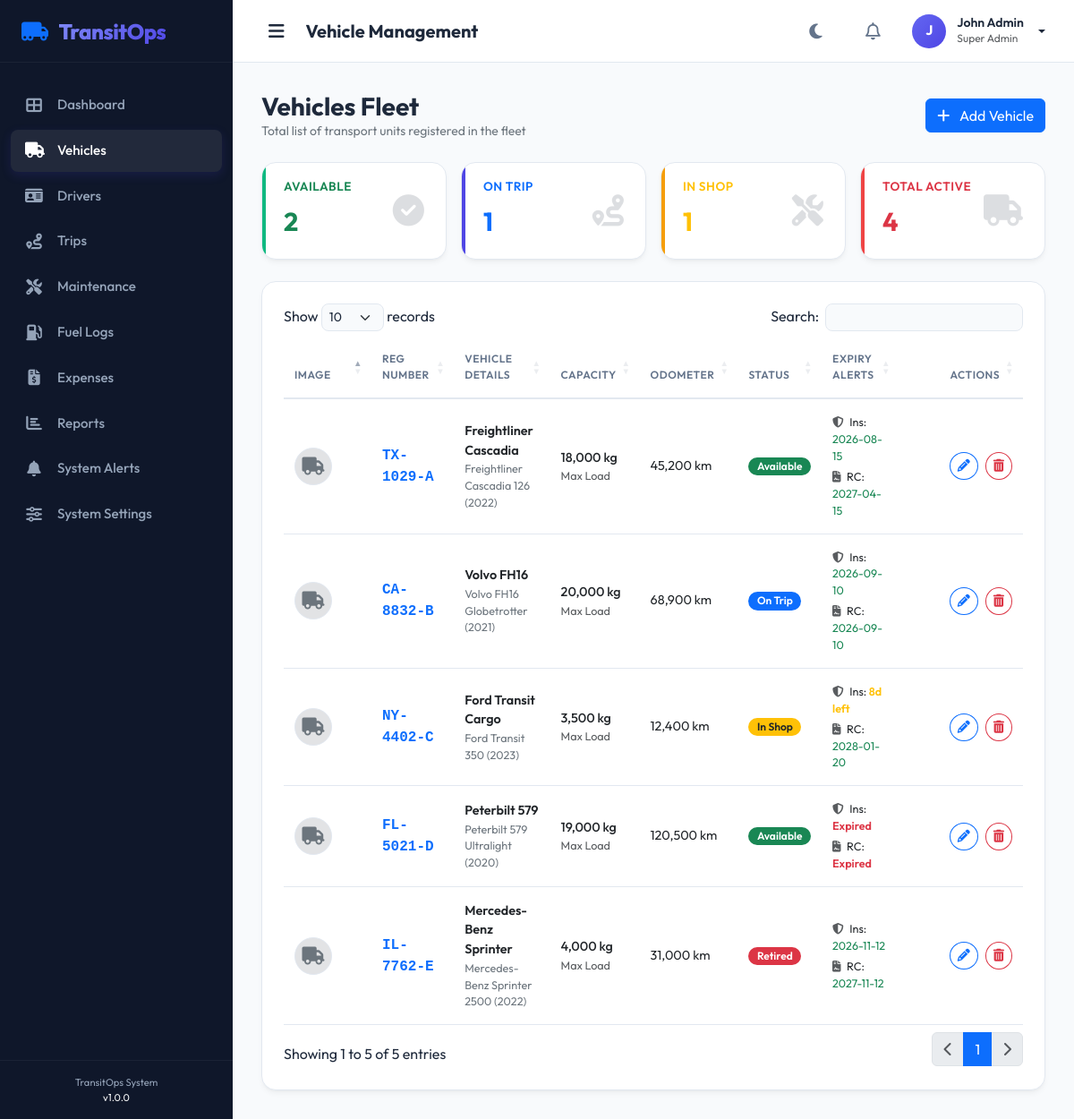
The page /vehicles (signed in) on the database its author committed.
### tables this page shows
CREATE TABLE IF NOT EXISTS `vehicles` (
  `id` INT AUTO_INCREMENT PRIMARY KEY,
  `registration_number` VARCHAR(30) NOT NULL UNIQUE,
  `name` VARCHAR(100) NOT NULL,
  `model` VARCHAR(100) NOT NULL,
  `type` VARCHAR(50) NOT NULL,  
  `manufacturer` VARCHAR(100) NOT NULL,
  `year` INT NOT NULL,
  `capacity` DECIMAL(10, 2) NOT NULL,  
  `odometer` INT NOT NULL DEFAULT 0,
  `purchase_cost` DECIMAL(12, 2) NOT NULL,
  `purchase_date` DATE NOT NULL,
  `insurance_expiry` DATE NOT NULL,
  `rc_expiry` DATE NOT NULL,
  `status` VARCHAR(20) DEFAULT 'Available',  
  `image_path` VARCHAR(255) NULL,
  `created_at` TIMESTAMP DEFAULT CURRENT_TIMESTAMP,
  `updated_at` TIMESTAMP DEFAULT CURRENT_TIMESTAMP ON UPDATE CURRENT_TIMESTAMP
);

### controllers/VehicleController.php (called while the page is built, shortened)
<?php
require_once dirname(__DIR__) . '/helpers/AuthHelper.php';
class VehicleController extends Controller {
    private $vehicleModel;
    public function __construct() {
        $this->vehicleModel = new Vehicle();
    }
    public function index() {
        $vehicles = $this->vehicleModel->all("created_at DESC");
        $this->view('vehicles/index', [
            'title' => 'Manage Vehicles | TransitOps',
            'headerTitle' => 'Vehicle Management',
            'vehicles' => $vehicles
        ]);
    }
}

### index.php (called while the page is built, shortened)
<?php
$requestUri = $_SERVER['REQUEST_URI'] ?? '/';
$requestMethod = $_SERVER['REQUEST_METHOD'] ?? 'GET';
$parsedUrl = parse_url($requestUri);
$path = $parsedUrl['path'] ?? '/';
$path = '/' . ltrim($path, '/');
$routes = require_once __DIR__ . '/config/routes.php';
$routeKey = $requestMethod . '|' . $path;
$handler = $routes[$routeKey] ?? null;
list($controllerName, $action) = explode('@', $handler);
$controllerInstance = new $controllerName();
try {
    $controllerInstance->$action();
} catch (Exception $e) {
    if (DEV_MODE) {
        die("An application error occurred: " . $e->getMessage() . "<br><pre>" . $e->getTraceAsString() . "</pre>");
    } else {
        http_response_code(500);
        die("An internal server error occurred. Please contact the administrator.");
    }
}

### helpers/AuthHelper.php (called while the page is built, shortened)
<?php
class AuthHelper {
    public static function isLoggedIn() {
        return isset($_SESSION['user_id']);
    }
    public static function userPermissions() {
        return $_SESSION['user_permissions'] ?? [];
    }
    public static function hasPermission($permission) {
        $permissions = self::userPermissions();
        if (in_array('all', $permissions)) {
            return true;
        }
        return in_array($permission, $permissions);
    }
}

### config/database.php (called while the page is built)
<?php
class Database {
    private static $host = 'localhost';
    private static $db_name = 'transitops';
    private static $username = 'root';
    private static $password = '';
    private static $conn = null;
    public static function connect() {
        if (self::$conn === null) {
            try {
                $dsn = "mysql:host=" . self::$host . ";dbname=" . self::$db_name . ";charset=utf8mb4";
                $options = [
                    PDO::ATTR_ERRMODE            => PDO::ERRMODE_EXCEPTION,
                    PDO::ATTR_DEFAULT_FETCH_MODE => PDO::FETCH_ASSOC,
                    PDO::ATTR_EMULATE_PREPARES   => false,
                ];
                self::$conn = new PDO($dsn, self::$username, self::$password, $options);
            } catch (PDOException $e) {
                if (defined('DEV_MODE') && DEV_MODE) {
                    die("Database Connection Error: " . $e->getMessage());
                } else {
                    die("Database Connection Error. Please try again later.");
                }
            }
        }
        return self::$conn;
    }
}

### models/Model.php (called while the page is built, shortened)
<?php
require_once dirname(__DIR__) . '/config/database.php';
abstract class Model {
    protected $table;
    protected static function db() {
        return Database::connect();
    }
    public function all($orderBy = '') {
        $sql = "SELECT * FROM `{$this->table}`";
        if (!empty($orderBy)) {
            $sql .= " ORDER BY " . $orderBy;
        }
        $stmt = self::db()->query($sql);
        return $stmt->fetchAll();
    }
}

### views/vehicles/index.php (the view, shortened to what this page needs)
<?php
require_once dirname(dirname(__DIR__)) . '/helpers/AuthHelper.php';
$isManager = AuthHelper::hasPermission('vehicles_manage');
?>
<div class="row mb-4 align-items-center">
    <div class="col-md-6">
        <h3 class="fw-bold mb-0">Vehicles Fleet</h3>
        <p class="text-secondary small mb-0">Total list of transport units registered in the fleet</p>
    </div>
    <div class="col-md-6 text-md-end mt-3 mt-md-0">
        <?php if ($isManager): ?>
        <button class="btn btn-primary" onclick="openAddModal()">
            <i class="fas fa-plus me-2"></i> Add Vehicle
        </button>
        <?php endif; ?>
    </div>
</div>
<div class="row g-3 mb-4">
    <?php
    $counts = ['Available' => 0, 'On Trip' => 0, 'In Shop' => 0, 'Retired' => 0];
    $total = count($vehicles);
    foreach ($vehicles as $v) {
        if (isset($counts[$v['status']])) $counts[$v['status']]++;
    }
    ?>
    <div class="col-6 col-lg-3">
        <div class="premium-card kpi-card kpi-success py-3">
            <div class="kpi-title text-success">Available</div>
            <div class="kpi-value text-success"><?php echo $counts['Available']; ?></div>
            <i class="fas fa-check-circle kpi-icon"></i>
        </div>
    </div>
    <div class="col-6 col-lg-3">
        <div class="premium-card kpi-card kpi-primary py-3">
            <div class="kpi-title text-primary">On Trip</div>
            <div class="kpi-value text-primary"><?php echo $counts['On Trip']; ?></div>
            <i class="fas fa-route kpi-icon"></i>
        </div>
    </div>
    <div class="col-6 col-lg-3">
        <div class="premium-card kpi-card kpi-warning py-3">
            <div class="kpi-title text-warning">In Shop</div>
            <div class="kpi-value text-warning"><?php echo $counts['In Shop']; ?></div>
            <i class="fas fa-tools kpi-icon"></i>
        </div>
    </div>
    <div class="col-6 col-lg-3">
        <div class="premium-card kpi-card kpi-danger py-3">
            <div class="kpi-title text-danger">Total Active</div>
            <div class="kpi-value text-danger"><?php echo ($total - $counts['Retired']); ?></div>
            <i class="fas fa-truck kpi-icon"></i>
        </div>
    </div>
</div>
<div class="premium-card">
    <div class="table-responsive">
        <table id="vehiclesTable" class="table table-hover w-100 align-middle">
            <thead>
                <tr>
                    <th style="width: 60px;">Image</th>
                    <th>Reg Number</th>
                    <th>Vehicle Details</th>
                    <th>Capacity</th>
                    <th>Odometer</th>
                    <th>Status</th>
                    <th>Expiry Alerts</th>
                    <th style="width: 100px;" class="text-end">Actions</th>
                </tr>
            </thead>
            <tbody>
                <?php foreach ($vehicles as $v): ?>
                <tr>
                    <td>
                        <?php if ($v['image_path']): ?>
                            <img src="<?php echo BASE_URL . '/' . htmlspecialchars($v['image_path']); ?>" alt="Vehicle image" class="rounded-circle object-fit-cover" style="width: 42px; height: 42px; border: 1px solid var(--border-color);">
                        <?php else: ?>
                            <div class="rounded-circle bg-secondary-subtle d-flex align-items-center justify-content-center" style="width: 42px; height: 42px; border: 1px solid var(--border-color);">
                                <i class="fas fa-truck text-secondary fs-5"></i>
                            </div>
                        <?php endif; ?>
                    </td>
                    <td>
                        <span class="fw-bold text-primary font-monospace fs-6"><?php echo htmlspecialchars($v['registration_number']); ?></span>
                    </td>
                    <td>
                        <div class="fw-semibold text-wrap"><?php echo htmlspecialchars($v['name']); ?></div>
                        <div class="text-secondary small"><?php echo htmlspecialchars($v['manufacturer'] . ' ' . $v['model'] . ' (' . $v['year'] . ')'); ?></div>
                    </td>
                    <td>
                        <div class="fw-medium"><?php echo number_format($v['capacity']); ?> kg</div>
                        <div class="text-muted small">Max Load</div>
                    </td>
                    <td>
                        <div><?php echo number_format($v['odometer']); ?> km</div>
                    </td>
                    <td>
                        <?php
                        $badgeClass = 'bg-secondary';
                        if ($v['status'] === 'Available') $badgeClass = 'bg-success';
                        elseif ($v['status'] === 'On Trip') $badgeClass = 'bg-primary';
                        elseif ($v['status'] === 'In Shop') $badgeClass = 'bg-warning text-dark';
                        elseif ($v['status'] === 'Retired') $badgeClass = 'bg-danger';
                        ?>
                        <span class="badge badge-premium <?php echo $badgeClass; ?>"><?php echo htmlspecialchars($v['status']); ?></span>
                    </td>
                    <td>
                        <?php
                        $daysToIns = (strtotime($v['insurance_expiry']) - time()) / 86400;
                        $daysToRc = (strtotime($v['rc_expiry']) - time()) / 86400;
                        ?>
                        <div class="small d-flex flex-column gap-1">
                            <span>
                                <i class="fas fa-shield-alt text-muted me-1"></i> Ins:
                                <?php if ($daysToIns < 0): ?>
                                    <span class="text-danger fw-semibold">Expired</span>
                                <?php elseif ($daysToIns <= 30): ?>
                                    <span class="text-warning fw-semibold"><?php echo ceil($daysToIns); ?>d left</span>
                                <?php else: ?>
                                    <span class="text-success"><?php echo date('Y-m-d', strtotime($v['insurance_expiry'])); ?></span>
                                <?php endif; ?>
                            </span>
                            <span>
                                <i class="fas fa-file-contract text-muted me-1"></i> RC:
                                <?php if ($daysToRc < 0): ?>
                                    <span class="text-danger fw-semibold">Expired</span>
                                <?php elseif ($daysToRc <= 30): ?>
                                    <span class="text-warning fw-semibold"><?php echo ceil($daysToRc); ?>d left</span>
                                <?php else: ?>
                                    <span class="text-success"><?php echo date('Y-m-d', strtotime($v['rc_expiry'])); ?></span>
                                <?php endif; ?>
                            </span>
                        </div>
                    </td>
                    <td class="text-end">
                        <div class="d-inline-flex gap-2">
                            <?php if ($isManager): ?>
                            <button class="btn btn-outline-primary btn-sm rounded-circle" onclick="openEditModal(<?php echo $v['id']; ?>)" title="Edit Vehicle">
                                <i class="fas fa-pencil-alt"></i>
                            </button>
                            <button class="btn btn-outline-danger btn-sm rounded-circle" onclick="deleteVehicle(<?php echo $v['id']; ?>)" title="Delete Vehicle">
                                <i class="fas fa-trash-alt"></i>
                            </button>
                            <?php else: ?>
                            <span class="text-muted small">Read Only</span>
                            <?php endif; ?>
                        </div>
                    </td>
                </tr>
                <?php endforeach; ?>
            </tbody>
        </table>
    </div>
</div>

### assets/css/style.css (style rules this page uses)
:root { --font-primary: 'Outfit', sans-serif; --bg-primary: #f8fafc; --bg-secondary: #ffffff; --bg-sidebar: #0f172a; --text-primary: #1e293b; --text-secondary: #64748b; --text-light: #94a3b8; --border-color: #e2e8f0; --card-shadow: 0 4px 6px -1px rgb(0 0 0 / 0.05), 0 2px 4px -2px rgb(0 0 0 / 0.05); --card-shadow-hover: 0 10px 15px -3px rgb(0 0 0 / 0.1), 0 4px 6px -4px rgb(0 0 0 / 0.1); --primary: #4f46e5; --primary-hover: #4338ca; --primary-rgb: 79, 70, 229; --success: #10b981; --warning: #f59e0b; --danger: #ef4444; --info: #06b6d4; --sidebar-bg: #0f172a; --sidebar-text: #94a3b8; --sidebar-active-text: #ffffff; --sidebar-active-bg: rgba(255, 255, 255, 0.08); }
* { margin: 0; padding: 0; box-sizing: border-box; }
body { font-family: var(--font-primary); background-color: var(--bg-primary); color: var(--text-primary); transition: background-color 0.3s ease, color 0.3s ease; overflow-x: hidden; }
.premium-card { background-color: var(--bg-secondary); border: 1px solid var(--border-color); border-radius: 16px; box-shadow: var(--card-shadow); padding: 1.5rem; transition: transform 0.2s ease, box-shadow 0.2s ease, background-color 0.3s ease, border-color 0.3s ease; }
.kpi-card { position: relative; overflow: hidden; }
.kpi-card::after { content: ''; position: absolute; top: 0; left: 0; width: 4px; height: 100%; }
.kpi-card.kpi-primary::after { background-color: var(--primary); }
.kpi-card.kpi-success::after { background-color: var(--success); }
.kpi-card.kpi-warning::after { background-color: var(--warning); }
.kpi-card.kpi-danger::after { background-color: var(--danger); }
.kpi-value { font-size: 1.8rem; font-weight: 700; letter-spacing: -0.5px; margin: 0.5rem 0 0.25rem 0; }
.kpi-title { font-size: 0.85rem; text-transform: uppercase; font-weight: 600; color: var(--text-secondary); letter-spacing: 0.5px; }
.kpi-icon { position: absolute; right: 1.5rem; top: 50%; transform: translateY(-50%); font-size: 2.2rem; opacity: 0.15; color: var(--text-primary); }
.table { color: var(--text-primary) !important; }
.table th { font-weight: 600; text-transform: uppercase; font-size: 0.75rem; letter-spacing: 0.5px; color: var(--text-secondary); border-bottom: 2px solid var(--border-color); padding: 1rem 0.75rem; }
.table td { padding: 1rem 0.75rem; border-bottom: 1px solid var(--border-color); vertical-align: middle; font-size: 0.9rem; }
.badge-premium { padding: 0.35em 0.8em; font-weight: 600; border-radius: 30px; font-size: 0.75rem; }

### rows shown on the page
vehicles: id "1", $total-$counts['Retired'] "4", registration_number "TX-1029-A", name "Freightliner Cascadia", manufacturer+model+year "Freightliner Cascadia 126 (2022)", capacity "18,000", odometer "45,200", status "Available", insurance_expiry "2026-08-15", rc_expiry "2027-04-15"
vehicles: registration_number "CA-8832-B", name "Volvo FH16", manufacturer+model+year "Volvo FH16 Globetrotter (2021)", capacity "20,000", odometer "68,900", status "On Trip", insurance_expiry "2026-09-10", rc_expiry "2026-09-10"
vehicles: registration_number "NY-4402-C", name "Ford Transit Cargo", manufacturer+model+year "Ford Transit 350 (2023)", capacity "3,500", odometer "12,400", status "In Shop", rc_expiry "2028-01-20"
vehicles: registration_number "FL-5021-D", name "Peterbilt 579", manufacturer+model+year "Peterbilt 579 Ultralight (2020)", capacity "19,000", odometer "120,500", status "Available", insurance_expiry "Expired", rc_expiry "Expired"
vehicles: registration_number "IL-7762-E", name "Mercedes-Benz Sprinter", manufacturer+model+year "Mercedes-Benz Sprinter 2500 (2022)", capacity "4,000", odometer "31,000", status "Retired", insurance_expiry "2026-11-12", rc_expiry "2027-11-12"

### other values the page prints
VERSION "1.0.0"
$headerTitle "Vehicle Management"
$initials "J"
$name "John Admin"
AuthHelper::userRole() "Super Admin"
$counts['Available'] "2"
